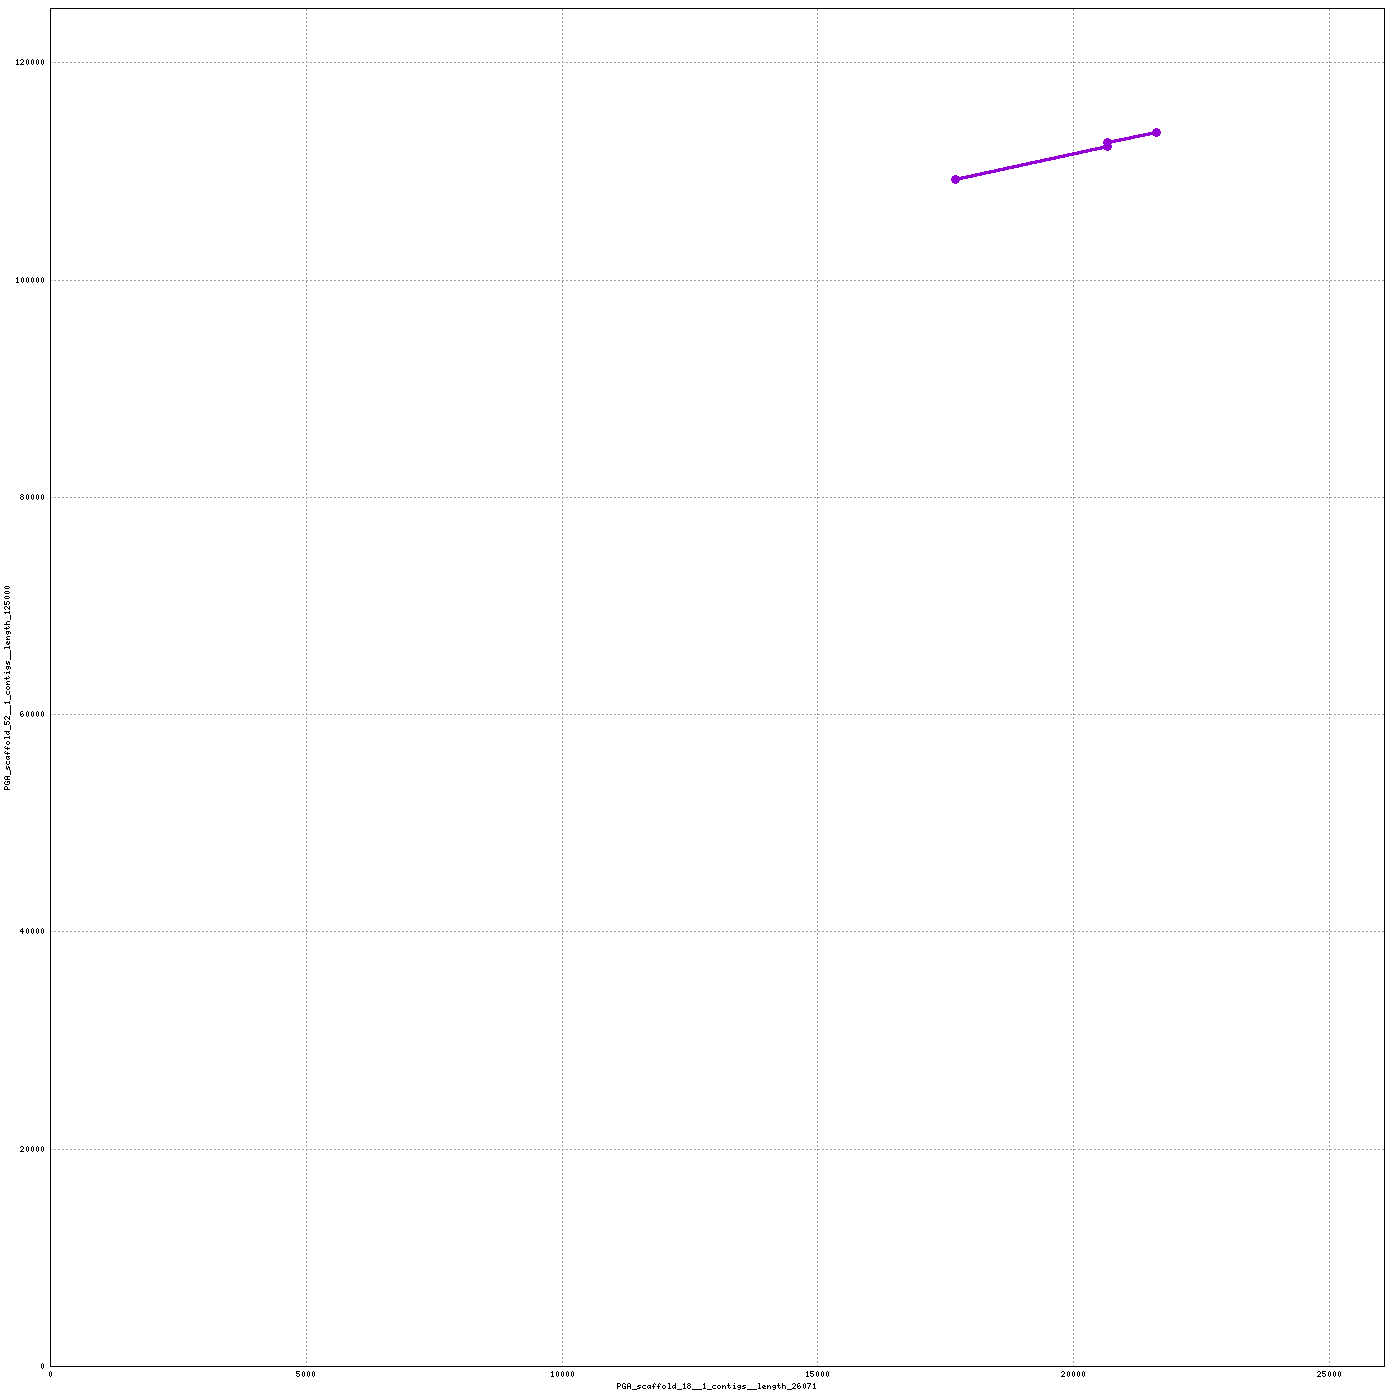

The gnuplot source for this figure:
set terminal png tiny size 1400,1400
set output "/home/mike/Desktop/scripts/snakes/plot_pairs/hiCversion1.linear/nucmer/nucmer.35.png"
set size 1,1
set grid
unset key
set border 15
set tics scale 0
set xlabel "PGA_scaffold_18__1_contigs__length_26071"
set ylabel "PGA_scaffold_52__1_contigs__length_125000"
set format "%.0f"
set mouse format "%.0f"
set mouse mouseformat "[%.0f, %.0f]"
if(GPVAL_VERSION < 5) set mouse clipboardformat "[%.0f, %.0f]"
set xrange [1:26071]
set yrange [1:125000]
set style line 1  lt 1 lw 3 pt 6 ps 1
set style line 2  lt 3 lw 3 pt 6 ps 1
set style line 3  lt 2 lw 3 pt 6 ps 1
plot \
 "/home/mike/Desktop/scripts/snakes/plot_pairs/hiCversion1.linear/nucmer/nucmer.35.fplot" title "FWD" w lp ls 1, \
 "/home/mike/Desktop/scripts/snakes/plot_pairs/hiCversion1.linear/nucmer/nucmer.35.rplot" title "REV" w lp ls 2
